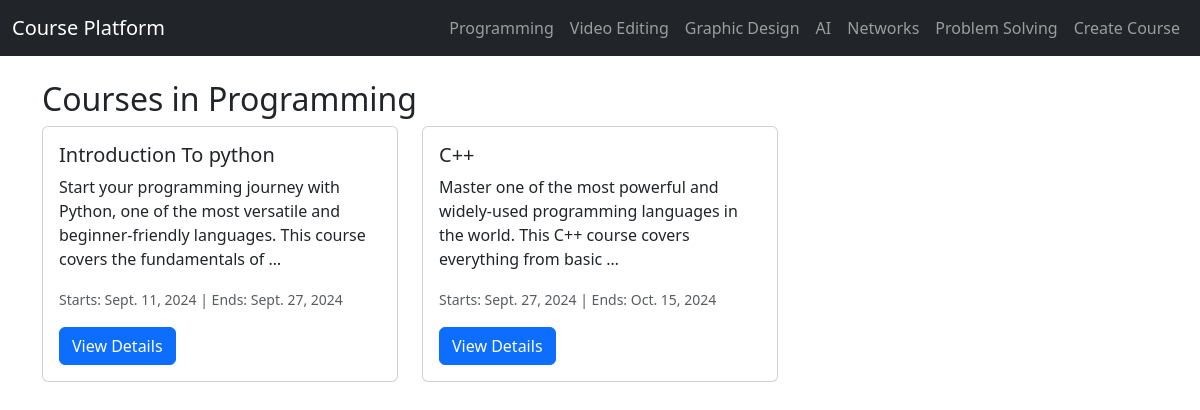
The app's page /course/category/1 with its own data.
### main/models.py (models this page shows, shortened)
class Category(models.Model):
    name = models.CharField(max_length=100, unique=True)
    description = models.TextField()

class Course(models.Model):
    LEVEL_CHOICES = [
        ("Low level", "Low level"),
        ("High Level", "High Level"),
        ("Advanced Level", "Advanced Level"),
    ]
    name = models.CharField(max_length=100, unique=True)
    description = models.TextField()
    price = models.IntegerField()
    level = models.CharField(max_length=50, choices=LEVEL_CHOICES)
    start_date = models.DateField()
    end_date = models.DateField()
    category = models.ForeignKey(Category, on_delete=models.CASCADE, related_name="courses")

### main/views.py (the view)
# urls.py: path('course/category/<int:id>' , list_Category , name="catlst" ),
def list_Category(request, id):
    courses = Course.objects.filter(category=id)
    categories = Category.objects.all()
    context = {
        "courses": courses,
        "categories": categories,
        "selected_category": Category.objects.get(id=id),
    }
    return render(request, 'main/category_courses.html', context)

### templates/main/category_courses.html (shortened to what this page needs)
{% extends 'main/Components/base.html' %}
{% block content %}
<h2>Courses in {{ selected_category.name }}</h2>
<div class="row">
    {% for course in courses %}
    <div class="col-md-4">
        <div class="card mb-3">
            <div class="card-body">
                <h5 class="card-title">{{ course.name }}</h5>
                <p class="card-text">{{ course.description|truncatewords:20 }}</p>
                <p class="card-text"><small class="text-muted">Starts: {{ course.start_date }} | Ends: {{ course.end_date }}</small></p>
                <a href="{% url 'detail' course.id %}" class="btn btn-primary">View Details</a>
            </div>
        </div>
    </div>
    {% endfor %}
</div>
{% endblock %}

### templates/main/Components/base.html (shortened to what this page needs)
<!DOCTYPE html>
<html lang="en">
<head>
    <link href="https://cdn.jsdelivr.net/npm/bootstrap@5.3.0/dist/css/bootstrap.min.css" rel="stylesheet">
</head>
<body>
    <nav class="navbar navbar-expand-lg navbar-dark bg-dark">
        <div class="container-fluid">
            <a class="navbar-brand" href="{% url 'home' %}">Course Platform</a>
            <div class="collapse navbar-collapse" id="navbarNav">
                <ul class="navbar-nav ms-auto">
                    {% for category in categories %}
                    <li class="nav-item">
                        <a class="nav-link" href="{% url 'catlst' category.id %}">{{ category.name }}</a>
                    </li>
                    {% endfor %}
                    <li class="nav-item">
                        <a class="nav-link" href="{% url 'createcourse' %}">Create Course</a>
                    </li>
                </ul>
            </div>
        </div>
    </nav>
    <div class="container mt-4">
        {% block content %}
        {% endblock %}
    </div>
</body>
</html>

### records on screen
Category: name "Programming"
Category: name "Video Editing"
Category: name "Graphic Design"
Category: name "AI"
Category: name "Networks"
Category: name "Problem Solving"
Course: name "Introduction To python", description "Start your programming journey with Python, one of the most versatile and beginner-friendly languages. This course covers the fundamentals of …", start_date "Sept. 11, 2024", end_date "Sept. 27, 2024"
Course: name "C++", description "Master one of the most powerful and widely-used programming languages in the world. This C++ course covers everything from basic …", start_date "Sept. 27, 2024", end_date "Oct. 15, 2024"
